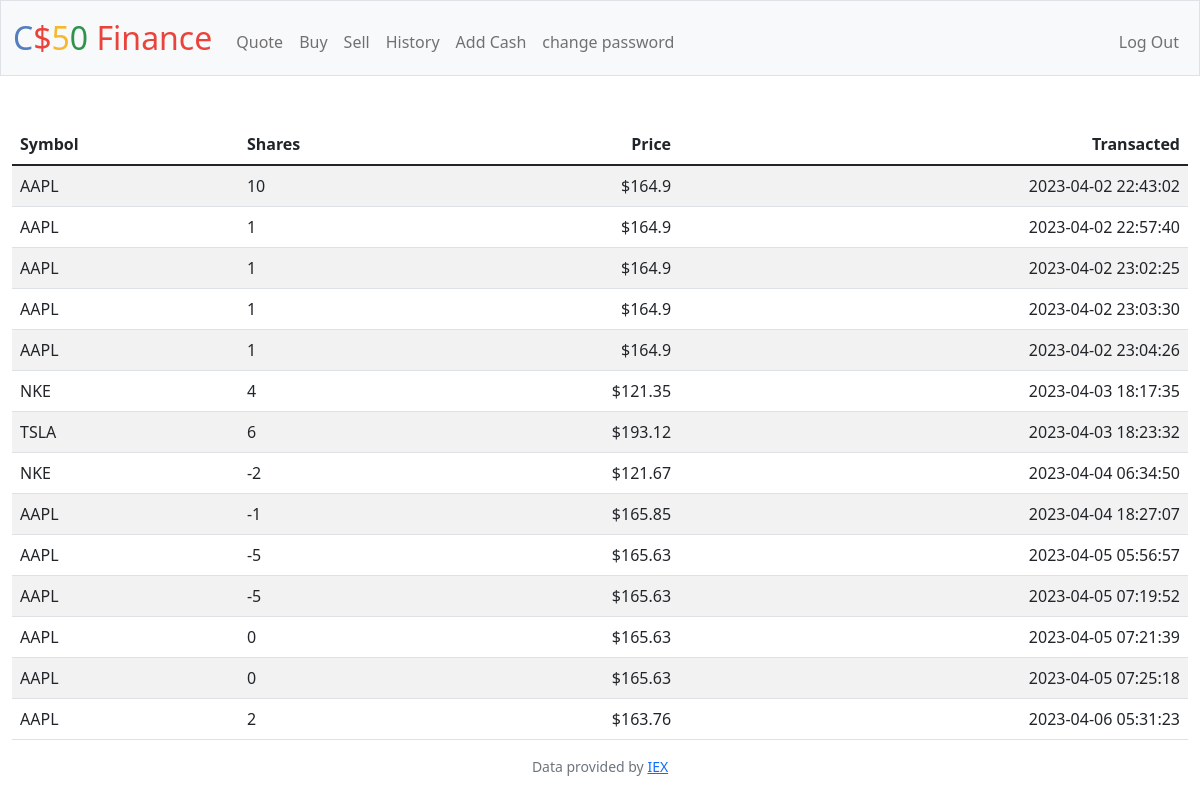
Screenshot of /history (signed in) with the database file from the repository.
### tables this page shows
CREATE TABLE transactions (
    id INTEGER PRIMARY KEY AUTOINCREMENT,
    user_id INTEGER NOT NULL,
    name TEXT NOT NULL,
    shares INTEGER NOT NULL,
    price NUMERIC NOT NULL, 
    symbol TEXT NOT NULL,
    time TIMESTAMP DEFAULT CURRENT_TIMESTAMP,
    FOREIGN KEY(user_id) REFERENCES users(id)
    );

### app.py (the view)
@app.route("/history")
@login_required
def history():
    user_id = session["user_id"]
    stocks = db.execute("SELECT symbol, shares, price, time FROM transactions WHERE user_id = ?", user_id)
    return render_template("history.html", stocks=stocks)

### app.py (called while the page is built)
@app.after_request
def after_request(response):
    response.headers["Cache-Control"] = "no-cache, no-store, must-revalidate"
    response.headers["Expires"] = 0
    response.headers["Pragma"] = "no-cache"
    return response

### helpers.py (called while the page is built)
def login_required(f):
    @wraps(f)
    def decorated_function(*args, **kwargs):
        if session.get("user_id") is None:
            return redirect("/login")
        return f(*args, **kwargs)
    return decorated_function

### templates/history.html (shortened to what this page needs)
{% extends "layout.html" %}
{% block main %}
<table class="table table-striped">
    <thead>
        <tr>
            <th class="text-start">Symbol</th>
            <th class="text-start">Shares</th>
            <th class="text-end">Price</th>
            <th class="text-end">Transacted</th>
        </tr>
    </thead>
   <tbody>
        {% for stock in stocks %}
            <tr>
                <td class="text-start">{{ stock["symbol"] }}</td>
                <td class="text-start">{{ stock["shares"] }}</td>
                <td class="text-end">${{ stock["price"] }}</td>
                <td class="text-end">{{ stock["time"] }}</td>
            </tr>
        {% endfor %}
    </tbody>
</table
{% endblock %}

### templates/layout.html (shortened to what this page needs)
<!DOCTYPE html>
<html lang="en">
    <head>
        <link href="https://cdn.jsdelivr.net/npm/bootstrap@5.1.3/dist/css/bootstrap.min.css" rel="stylesheet">
        <link href="/static/styles.css" rel="stylesheet">
    </head>
    <body>
        <nav class="bg-light border navbar navbar-expand-md navbar-light">
            <div class="container-fluid">
                <a class="navbar-brand" href="/"><span class="blue">C</span><span class="red">$</span><span class="yellow">5</span><span class="green">0</span> <span class="red">Finance</span></a>
                <div class="collapse navbar-collapse" id="navbar">
                    {% if session["user_id"] %}
                        <ul class="navbar-nav me-auto mt-2">
                            <li class="nav-item"><a class="nav-link" href="/quote">Quote</a></li>
                            <li class="nav-item"><a class="nav-link" href="/buy">Buy</a></li>
                            <li class="nav-item"><a class="nav-link" href="/sell">Sell</a></li>
                            <li class="nav-item"><a class="nav-link" href="/history">History</a></li>
                            <li class="nav-item"><a class="nav-link" href="/AddCash">Add Cash</a></li>
                            <li class="nav-item"><a class="nav-link" href="/password">change password</a></li>
                        </ul>
                        <ul class="navbar-nav ms-auto mt-2">
                            <li class="nav-item"><a class="nav-link" href="/logout">Log Out</a></li>
                        </ul>
                    {% else %}
                        <ul class="navbar-nav ms-auto mt-2">
                            <li class="nav-item"><a class="nav-link" href="/register">Register</a></li>
                            <li class="nav-item"><a class="nav-link" href="/login">Log In</a></li>
                        </ul>
                    {% endif %}
                </div>
            </div>
        </nav>
        <main class="container-fluid py-5 text-center">
            {% block main %}{% endblock %}
        </main>
        <footer class="mb-5 small text-center text-muted">
            Data provided by <a href="https://iexcloud.io/">IEX</a>
        </footer>
    </body>
</html>

### static/styles.css (style rules this page uses)
nav .navbar-brand { font-size: xx-large; }
nav .navbar-brand .blue { color: #537fbe; }
nav .navbar-brand .red { color: #ea433b; }
nav .navbar-brand .yellow { color: #f5b82e; }
nav .navbar-brand .green { color: #2e944b; }

### rows the page displays
transactions: symbol "AAPL", shares "10", price "164.9", time "2023-04-02 22:43:02"
transactions: symbol "AAPL", shares "1", price "164.9", time "2023-04-02 22:57:40"
transactions: symbol "AAPL", shares "1", price "164.9", time "2023-04-02 23:02:25"
transactions: symbol "AAPL", shares "1", price "164.9", time "2023-04-02 23:03:30"
transactions: symbol "AAPL", shares "1", price "164.9", time "2023-04-02 23:04:26"
transactions: symbol "NKE", shares "4", price "121.35", time "2023-04-03 18:17:35"
transactions: symbol "TSLA", shares "6", price "193.12", time "2023-04-03 18:23:32"
transactions: symbol "NKE", shares "-2", price "121.67", time "2023-04-04 06:34:50"
transactions: symbol "AAPL", shares "-1", price "165.85", time "2023-04-04 18:27:07"
transactions: symbol "AAPL", shares "-5", price "165.63", time "2023-04-05 05:56:57"
transactions: symbol "AAPL", shares "-5", price "165.63", time "2023-04-05 07:19:52"
transactions: symbol "AAPL", shares "0", price "165.63", time "2023-04-05 07:21:39"
transactions: symbol "AAPL", shares "0", price "165.63", time "2023-04-05 07:25:18"
transactions: symbol "AAPL", shares "2", price "163.76", time "2023-04-06 05:31:23"
